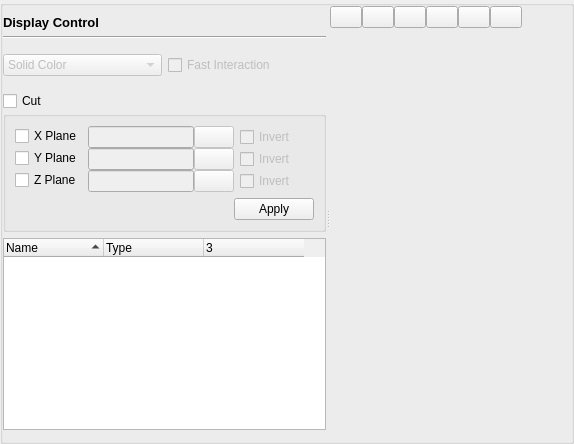
         <widget class="QGroupBox" name="groupBox_24">
          <property name="sizePolicy">
           <sizepolicy hsizetype="Expanding" vsizetype="Preferred">
            <horstretch>0</horstretch>
            <verstretch>0</verstretch>
           </sizepolicy>
          </property>
          <layout class="QVBoxLayout" name="verticalLayout_24">
           <property name="leftMargin">
            <number>0</number>
           </property>
           <property name="topMargin">
            <number>0</number>
           </property>
           <item>
            <widget class="QSplitter" name="renderingSplitter">
             <property name="sizePolicy">
              <sizepolicy hsizetype="Preferred" vsizetype="Preferred">
               <horstretch>0</horstretch>
               <verstretch>0</verstretch>
              </sizepolicy>
             </property>
             <property name="orientation">
              <enum>Qt::Horizontal</enum>
             </property>
             <widget class="QWidget" name="displayControl" native="true">
              <property name="minimumSize">
               <size>
                <width>0</width>
                <height>0</height>
               </size>
              </property>
              <layout class="QVBoxLayout" name="verticalLayout_3">
               <property name="topMargin">
                <number>9</number>
               </property>
               <property name="bottomMargin">
                <number>0</number>
               </property>
               <item>
                <widget class="QLabel" name="label_61">
                 <property name="font">
                  <font>
                   <pointsize>10</pointsize>
                   <bold>true</bold>
                  </font>
                 </property>
                 <property name="text">
                  <string>Display Control</string>
                 </property>
                </widget>
               </item>
               <item>
                <widget class="Line" name="line_10">
                 <property name="orientation">
                  <enum>Qt::Horizontal</enum>
                 </property>
                </widget>
               </item>
               <item>
                <widget class="QWidget" name="widget_23" native="true">
                 <layout class="QHBoxLayout" name="horizontalLayout_14">
                  <property name="leftMargin">
                   <number>0</number>
                  </property>
                  <property name="rightMargin">
                   <number>0</number>
                  </property>
                  <item>
                   <widget class="QComboBox" name="coloringMode">
                    <property name="enabled">
                     <bool>false</bool>
                    </property>
                    <item>
                     <property name="text">
                      <string>Solid Color</string>
                     </property>
                    </item>
                    <item>
                     <property name="text">
                      <string>Aspect Ratio</string>
                     </property>
                    </item>
                    <item>
                     <property name="text">
                      <string>Non-Orthogonality</string>
                     </property>
                    </item>
                    <item>
                     <property name="text">
                      <string>Volume Ratio</string>
                     </property>
                    </item>
                    <item>
                     <property name="text">
                      <string>Skewness</string>
                     </property>
                    </item>
                   </widget>
                  </item>
                  <item>
                   <widget class="QCheckBox" name="fastInteraction">
                    <property name="enabled">
                     <bool>false</bool>
                    </property>
                    <property name="text">
                     <string>Fast Interaction</string>
                    </property>
                   </widget>
                  </item>
                 </layout>
                </widget>
               </item>
               <item>
                <widget class="QWidget" name="cutTool" native="true">
                 <layout class="QVBoxLayout" name="verticalLayout_7">
                  <property name="spacing">
                   <number>0</number>
                  </property>
                  <property name="leftMargin">
                   <number>0</number>
                  </property>
                  <property name="topMargin">
                   <number>0</number>
                  </property>
                  <property name="rightMargin">
                   <number>0</number>
                  </property>
                  <property name="bottomMargin">
                   <number>0</number>
                  </property>
                  <item>
                   <widget class="FolderHeader" name="cutHeader">
                    <property name="sizePolicy">
                     <sizepolicy hsizetype="Expanding" vsizetype="Fixed">
                      <horstretch>0</horstretch>
                      <verstretch>0</verstretch>
                     </sizepolicy>
                    </property>
                    <property name="font">
                     <font>
                      <bold>false</bold>
                     </font>
                    </property>
                    <property name="text">
                     <string>Cut</string>
                    </property>
                    <property name="checked">
                     <bool>false</bool>
                    </property>
                   </widget>
                  </item>
                  <item>
                   <widget class="QGroupBox" name="cut">
                    <layout class="QVBoxLayout" name="verticalLayout_21">
                     <item>
                      <widget class="QWidget" name="widget_8" native="true">
                       <layout class="QFormLayout" name="formLayout_2">
                        <property name="verticalSpacing">
                         <number>0</number>
                        </property>
                        <property name="leftMargin">
                         <number>0</number>
                        </property>
                        <property name="topMargin">
                         <number>0</number>
                        </property>
                        <property name="bottomMargin">
                         <number>0</number>
                        </property>
                        <item row="0" column="0">
                         <widget class="QCheckBox" name="cutX">
                          <property name="text">
                           <string>X Plane</string>
                          </property>
                         </widget>
                        </item>
                        <item row="0" column="1">
                         <widget class="QWidget" name="cutXPlane" native="true">
                          <property name="enabled">
                           <bool>false</bool>
                          </property>
                          <layout class="QHBoxLayout" name="horizontalLayout_6">
                           <property name="leftMargin">
                            <number>0</number>
                           </property>
                           <property name="topMargin">
                            <number>0</number>
                           </property>
                           <property name="rightMargin">
                            <number>9</number>
                           </property>
                           <property name="bottomMargin">
                            <number>0</number>
                           </property>
                           <item>
                            <widget class="QWidget" name="widget_10" native="true">
                             <layout class="QHBoxLayout" name="horizontalLayout_20">
                              <property name="spacing">
                               <number>0</number>
                              </property>
                              <property name="leftMargin">
                               <number>0</number>
                              </property>
                              <property name="topMargin">
                               <number>0</number>
                              </property>
                              <property name="rightMargin">
                               <number>0</number>
                              </property>
                              <property name="bottomMargin">
                               <number>0</number>
                              </property>
                              <item>
                               <widget class="QLineEdit" name="xCutPlane">
                                <property name="sizePolicy">
                                 <sizepolicy hsizetype="Preferred" vsizetype="Fixed">
                                  <horstretch>0</horstretch>
                                  <verstretch>0</verstretch>
                                 </sizepolicy>
                                </property>
                               </widget>
                              </item>
                              <item>
                               <widget class="QPushButton" name="xPlaneHandle">
                                <property name="text">
                                 <string/>
                                </property>
                                <property name="icon">
                                 <iconset resource="../../../resource.qrc">
                                  <normaloff>:/icons/options.svg</normaloff>:/icons/options.svg</iconset>
                                </property>
                                <property name="checkable">
                                 <bool>true</bool>
                                </property>
                                <attribute name="buttonGroup">
                                 <string notr="true">cutHandles</string>
                                </attribute>
                               </widget>
                              </item>
                             </layout>
                            </widget>
                           </item>
                           <item>
                            <widget class="QCheckBox" name="xCutInvert">
                             <property name="text">
                              <string>Invert</string>
                             </property>
                            </widget>
                           </item>
                          </layout>
                         </widget>
                        </item>
                        <item row="1" column="0">
                         <widget class="QCheckBox" name="cutY">
                          <property name="text">
                           <string>Y Plane</string>
                          </property>
                         </widget>
                        </item>
                        <item row="1" column="1">
                         <widget class="QWidget" name="cutYPlane" native="true">
                          <property name="enabled">
                           <bool>false</bool>
                          </property>
                          <layout class="QHBoxLayout" name="horizontalLayout_7">
                           <property name="leftMargin">
                            <number>0</number>
                           </property>
                           <property name="topMargin">
                            <number>0</number>
                           </property>
                           <property name="rightMargin">
                            <number>9</number>
                           </property>
                           <property name="bottomMargin">
                            <number>0</number>
                           </property>
                           <item>
                            <widget class="QWidget" name="widget_21" native="true">
                             <layout class="QHBoxLayout" name="horizontalLayout_21">
                              <property name="spacing">
                               <number>0</number>
                              </property>
                              <property name="leftMargin">
                               <number>0</number>
                              </property>
                              <property name="topMargin">
                               <number>0</number>
                              </property>
                              <property name="rightMargin">
                               <number>0</number>
                              </property>
                              <property name="bottomMargin">
                               <number>0</number>
                              </property>
                              <item>
                               <widget class="QLineEdit" name="yCutPlane">
                                <property name="sizePolicy">
                                 <sizepolicy hsizetype="Preferred" vsizetype="Fixed">
                                  <horstretch>0</horstretch>
                                  <verstretch>0</verstretch>
                                 </sizepolicy>
                                </property>
                               </widget>
                              </item>
                              <item>
                               <widget class="QPushButton" name="yPlaneHandle">
                                <property name="text">
                                 <string/>
                                </property>
                                <property name="icon">
                                 <iconset resource="../../../resource.qrc">
                                  <normaloff>:/icons/options.svg</normaloff>:/icons/options.svg</iconset>
                                </property>
                                <property name="checkable">
                                 <bool>true</bool>
                                </property>
                                <attribute name="buttonGroup">
                                 <string notr="true">cutHandles</string>
                                </attribute>
                               </widget>
                              </item>
                             </layout>
                            </widget>
                           </item>
                           <item>
                            <widget class="QCheckBox" name="yCutInvert">
                             <property name="text">
                              <string>Invert</string>
                             </property>
                            </widget>
                           </item>
                          </layout>
                         </widget>
                        </item>
                        <item row="2" column="0">
                         <widget class="QCheckBox" name="cutZ">
                          <property name="text">
                           <string>Z Plane</string>
                          </property>
                         </widget>
                        </item>
                        <item row="2" column="1">
                         <widget class="QWidget" name="cutZPlane" native="true">
                          <property name="enabled">
                           <bool>false</bool>
                          </property>
                          <layout class="QHBoxLayout" name="horizontalLayout_8">
                           <property name="leftMargin">
                            <number>0</number>
                           </property>
                           <property name="topMargin">
                            <number>0</number>
                           </property>
                           <property name="rightMargin">
                            <number>9</number>
                           </property>
                           <property name="bottomMargin">
                            <number>0</number>
                           </property>
                           <item>
                            <widget class="QWidget" name="widget_24" native="true">
                             <layout class="QHBoxLayout" name="horizontalLayout_22">
                              <property name="spacing">
                               <number>0</number>
                              </property>
                              <property name="leftMargin">
                               <number>0</number>
                              </property>
                              <property name="topMargin">
                               <number>0</number>
                              </property>
                              <property name="rightMargin">
                               <number>0</number>
                              </property>
                              <property name="bottomMargin">
                               <number>0</number>
                              </property>
                              <item>
                               <widget class="QLineEdit" name="zCutPlane">
                                <property name="sizePolicy">
                                 <sizepolicy hsizetype="Preferred" vsizetype="Fixed">
                                  <horstretch>0</horstretch>
                                  <verstretch>0</verstretch>
                                 </sizepolicy>
                                </property>
                               </widget>
                              </item>
                              <item>
                               <widget class="QPushButton" name="zPlaneHandle">
                                <property name="text">
                                 <string/>
                                </property>
                                <property name="icon">
                                 <iconset resource="../../../resource.qrc">
                                  <normaloff>:/icons/options.svg</normaloff>:/icons/options.svg</iconset>
                                </property>
                                <property name="checkable">
                                 <bool>true</bool>
                                </property>
                                <attribute name="buttonGroup">
                                 <string notr="true">cutHandles</string>
                                </attribute>
                               </widget>
                              </item>
                             </layout>
                            </widget>
                           </item>
                           <item>
                            <widget class="QCheckBox" name="zCutInvert">
                             <property name="text">
                              <string>Invert</string>
                             </property>
                            </widget>
                           </item>
                          </layout>
                         </widget>
                        </item>
                       </layout>
                      </widget>
                     </item>
                     <item>
                      <widget class="QWidget" name="widget_6" native="true">
                       <layout class="QHBoxLayout" name="horizontalLayout_19">
                        <property name="topMargin">
                         <number>0</number>
                        </property>
                        <property name="rightMargin">
                         <number>0</number>
                        </property>
                        <property name="bottomMargin">
                         <number>0</number>
                        </property>
                        <item>
                         <spacer name="horizontalSpacer_5">
                          <property name="orientation">
                           <enum>Qt::Horizontal</enum>
                          </property>
                          <property name="sizeHint" stdset="0">
                           <size>
                            <width>0</width>
                            <height>20</height>
                           </size>
                          </property>
                         </spacer>
                        </item>
                        <item>
                         <widget class="QPushButton" name="cutApply">
                          <property name="text">
                           <string>Apply</string>
                          </property>
                         </widget>
                        </item>
                       </layout>
                      </widget>
                     </item>
                    </layout>
                   </widget>
                  </item>
                 </layout>
                </widget>
               </item>
               <item>
                <widget class="QTreeWidget" name="actors">
                 <property name="contextMenuPolicy">
                  <enum>Qt::CustomContextMenu</enum>
                 </property>
                 <property name="editTriggers">
                  <set>QAbstractItemView::NoEditTriggers</set>
                 </property>
                 <property name="selectionMode">
                  <enum>QAbstractItemView::ExtendedSelection</enum>
                 </property>
                 <property name="sortingEnabled">
                  <bool>true</bool>
                 </property>
                 <property name="columnCount">
                  <number>3</number>
                 </property>
                 <attribute name="headerVisible">
                  <bool>true</bool>
                 </attribute>
                 <attribute name="headerStretchLastSection">
                  <bool>false</bool>
                 </attribute>
                 <column>
                  <property name="text">
                   <string>Name</string>
                  </property>
                 </column>
                 <column>
                  <property name="text">
                   <string>Type</string>
                  </property>
                 </column>
                 <column>
                  <property name="text">
                   <string/>
                  </property>
                 </column>
                </widget>
               </item>
              </layout>
             </widget>
             <widget class="QWidget" name="widget_2" native="true">
              <property name="sizePolicy">
               <sizepolicy hsizetype="Expanding" vsizetype="Preferred">
                <horstretch>0</horstretch>
                <verstretch>0</verstretch>
               </sizepolicy>
              </property>
              <layout class="QVBoxLayout" name="verticalLayout">
               <property name="spacing">
                <number>0</number>
               </property>
               <property name="leftMargin">
                <number>0</number>
               </property>
               <property name="topMargin">
                <number>0</number>
               </property>
               <property name="rightMargin">
                <number>0</number>
               </property>
               <property name="bottomMargin">
                <number>0</number>
               </property>
               <item>
                <widget class="QWidget" name="toolbar" native="true">
                 <property name="sizePolicy">
                  <sizepolicy hsizetype="Expanding" vsizetype="Minimum">
                   <horstretch>0</horstretch>
                   <verstretch>0</verstretch>
                  </sizepolicy>
                 </property>
                 <layout class="QHBoxLayout" name="horizontalLayout">
                  <property name="spacing">
                   <number>0</number>
                  </property>
                  <property name="leftMargin">
                   <number>0</number>
                  </property>
                  <property name="topMargin">
                   <number>0</number>
                  </property>
                  <property name="rightMargin">
                   <number>0</number>
                  </property>
                  <property name="bottomMargin">
                   <number>0</number>
                  </property>
                  <item>
                   <widget class="FlatPushButton" name="axis">
                    <property name="maximumSize">
                     <size>
                      <width>32</width>
                      <height>32</height>
                     </size>
                    </property>
                    <property name="icon">
                     <iconset resource="../../../resource.qrc">
                      <normaloff>:/graphicsIcons/noun-axis-405079</normaloff>:/graphicsIcons/noun-axis-405079</iconset>
                    </property>
                    <property name="iconSize">
                     <size>
                      <width>22</width>
                      <height>22</height>
                     </size>
                    </property>
                    <property name="checkable">
                     <bool>true</bool>
                    </property>
                    <property name="checked">
                     <bool>false</bool>
                    </property>
                   </widget>
                  </item>
                  <item>
                   <widget class="FlatPushButton" name="cubeAxis">
                    <property name="maximumSize">
                     <size>
                      <width>32</width>
                      <height>32</height>
                     </size>
                    </property>
                    <property name="icon">
                     <iconset>
                      <normaloff>:/graphicsIcons/ruler</normaloff>:/graphicsIcons/ruler</iconset>
                    </property>
                    <property name="iconSize">
                     <size>
                      <width>24</width>
                      <height>24</height>
                     </size>
                    </property>
                    <property name="checkable">
                     <bool>true</bool>
                    </property>
                   </widget>
                  </item>
                  <item>
                   <widget class="FlatPushButton" name="perspective">
                    <property name="maximumSize">
                     <size>
                      <width>32</width>
                      <height>32</height>
                     </size>
                    </property>
                    <property name="icon">
                     <iconset resource="../../../resource.qrc">
                      <normaloff>:/graphicsIcons/2d-label-icon.svg</normaloff>:/graphicsIcons/2d-label-icon.svg</iconset>
                    </property>
                    <property name="iconSize">
                     <size>
                      <width>24</width>
                      <height>24</height>
                     </size>
                    </property>
                    <property name="checkable">
                     <bool>true</bool>
                    </property>
                   </widget>
                  </item>
                  <item>
                   <widget class="FlatPushButton" name="fit">
                    <property name="maximumSize">
                     <size>
                      <width>32</width>
                      <height>32</height>
                     </size>
                    </property>
                    <property name="icon">
                     <iconset resource="../../../resource.qrc">
                      <normaloff>:/icons/expand.svg</normaloff>:/icons/expand.svg</iconset>
                    </property>
                    <property name="iconSize">
                     <size>
                      <width>24</width>
                      <height>24</height>
                     </size>
                    </property>
                   </widget>
                  </item>
                  <item>
                   <widget class="FlatPushButton" name="alignAxis">
                    <property name="maximumSize">
                     <size>
                      <width>32</width>
                      <height>32</height>
                     </size>
                    </property>
                    <property name="icon">
                     <iconset resource="../../../resource.qrc">
                      <normaloff>:/graphicsIcons/alignAxis.svg</normaloff>:/graphicsIcons/alignAxis.svg</iconset>
                    </property>
                    <property name="iconSize">
                     <size>
                      <width>24</width>
                      <height>24</height>
                     </size>
                    </property>
                   </widget>
                  </item>
                  <item>
                   <widget class="FlatPushButton" name="rotate">
                    <property name="maximumSize">
                     <size>
                      <width>32</width>
                      <height>32</height>
                     </size>
                    </property>
                    <property name="icon">
                     <iconset resource="../../../resource.qrc">
                      <normaloff>:/icons/reload.svg</normaloff>:/icons/reload.svg</iconset>
                    </property>
                    <property name="iconSize">
                     <size>
                      <width>24</width>
                      <height>24</height>
                     </size>
                    </property>
                   </widget>
                  </item>
                  <item>
                   <spacer name="horizontalSpacer">
                    <property name="orientation">
                     <enum>Qt::Horizontal</enum>
                    </property>
                    <property name="sizeHint" stdset="0">
                     <size>
                      <width>40</width>
                      <height>20</height>
                     </size>
                    </property>
                   </spacer>
                  </item>
                 </layout>
                </widget>
               </item>
               <item>
                <widget class="RenderingWidget" name="renderingView" native="true">
                 <property name="sizePolicy">
                  <sizepolicy hsizetype="Preferred" vsizetype="Expanding">
                   <horstretch>0</horstretch>
                   <verstretch>0</verstretch>
                  </sizepolicy>
                 </property>
                 <property name="contextMenuPolicy">
                  <enum>Qt::CustomContextMenu</enum>
                 </property>
                </widget>
               </item>
              </layout>
             </widget>
            </widget>
           </item>
          </layout>
         </widget>
